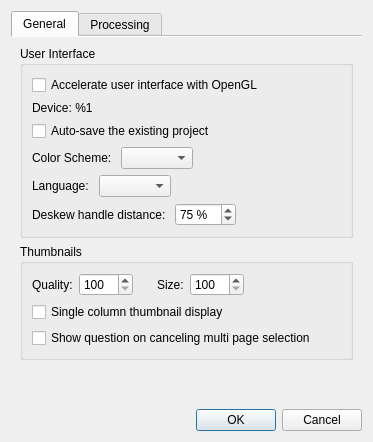
<?xml version="1.0" encoding="UTF-8"?>
<ui version="4.0">
 <class>SettingsDialog</class>
 <widget class="QDialog" name="SettingsDialog">
  <property name="geometry">
   <rect>
    <x>0</x>
    <y>0</y>
    <width>337</width>
    <height>442</height>
   </rect>
  </property>
  <property name="windowTitle">
   <string>Settings</string>
  </property>
  <layout class="QVBoxLayout" name="verticalLayout">
   <item>
    <widget class="QTabWidget" name="tabWidget">
     <property name="currentIndex">
      <number>0</number>
     </property>
     <property name="documentMode">
      <bool>true</bool>
     </property>
     <widget class="QWidget" name="tab">
      <attribute name="title">
       <string>General</string>
      </attribute>
      <layout class="QVBoxLayout" name="verticalLayout_4">
       <item>
        <widget class="QGroupBox" name="groupBox">
         <property name="title">
          <string>User Interface</string>
         </property>
         <layout class="QVBoxLayout" name="verticalLayout_2">
          <item>
           <widget class="QCheckBox" name="enableOpenglCb">
            <property name="text">
             <string>Accelerate user interface with OpenGL</string>
            </property>
           </widget>
          </item>
          <item>
           <widget class="QLabel" name="openglDeviceLabel">
            <property name="text">
             <string>Device: %1</string>
            </property>
           </widget>
          </item>
          <item>
           <widget class="QCheckBox" name="autoSaveProjectCB">
            <property name="text">
             <string>Auto-save the existing project</string>
            </property>
           </widget>
          </item>
          <item>
           <layout class="QHBoxLayout" name="horizontalLayout">
            <item>
             <widget class="QLabel" name="colorSchemeLabel">
              <property name="text">
               <string>Color Scheme: </string>
              </property>
             </widget>
            </item>
            <item>
             <widget class="QComboBox" name="colorSchemeBox"/>
            </item>
            <item>
             <spacer name="horizontalSpacer">
              <property name="orientation">
               <enum>Qt::Horizontal</enum>
              </property>
              <property name="sizeHint" stdset="0">
               <size>
                <width>1</width>
                <height>1</height>
               </size>
              </property>
             </spacer>
            </item>
           </layout>
          </item>
          <item>
           <layout class="QHBoxLayout" name="horizontalLayout_4">
            <item>
             <widget class="QLabel" name="languageLabel">
              <property name="text">
               <string>Language: </string>
              </property>
             </widget>
            </item>
            <item>
             <widget class="QComboBox" name="languageBox"/>
            </item>
            <item>
             <spacer name="horizontalSpacer_4">
              <property name="orientation">
               <enum>Qt::Horizontal</enum>
              </property>
              <property name="sizeHint" stdset="0">
               <size>
                <width>1</width>
                <height>1</height>
               </size>
              </property>
             </spacer>
            </item>
           </layout>
          </item>
          <item>
           <layout class="QHBoxLayout" name="horizontalLayout_deskewHandles">
            <item>
             <widget class="QLabel" name="deskewHandleDistanceLabel">
              <property name="text">
               <string>Deskew handle distance: </string>
              </property>
              <property name="buddy">
               <cstring>deskewHandleDistanceSB</cstring>
              </property>
             </widget>
            </item>
            <item>
             <widget class="QSpinBox" name="deskewHandleDistanceSB">
              <property name="toolTip">
               <string>How far the drag handles for rotation and oblique correction are placed from the image center, in percent of the largest possible distance. Smaller values move them away from the edge of the view, but make the angle react more strongly to the mouse.</string>
              </property>
              <property name="suffix">
               <string> %</string>
              </property>
              <property name="minimum">
               <number>30</number>
              </property>
              <property name="maximum">
               <number>100</number>
              </property>
              <property name="singleStep">
               <number>5</number>
              </property>
              <property name="value">
               <number>75</number>
              </property>
             </widget>
            </item>
            <item>
             <spacer name="horizontalSpacer_deskewHandles">
              <property name="orientation">
               <enum>Qt::Horizontal</enum>
              </property>
              <property name="sizeHint" stdset="0">
               <size>
                <width>1</width>
                <height>1</height>
               </size>
              </property>
             </spacer>
            </item>
           </layout>
          </item>
         </layout>
         <zorder>enableOpenglCb</zorder>
         <zorder>autoSaveProjectCB</zorder>
         <zorder>openglDeviceLabel</zorder>
        </widget>
       </item>
       <item>
        <widget class="QGroupBox" name="thumbnailsParams">
         <property name="title">
          <string>Thumbnails</string>
         </property>
         <layout class="QVBoxLayout" name="verticalLayout_7">
          <item>
           <layout class="QHBoxLayout" name="horizontalLayout_8">
            <item>
             <layout class="QHBoxLayout" name="horizontalLayout_9">
              <item>
               <widget class="QLabel" name="thumbnailQualityLabel">
                <property name="text">
                 <string>Quality:</string>
                </property>
               </widget>
              </item>
              <item>
               <widget class="QSpinBox" name="thumbnailQualitySB">
                <property name="toolTip">
                 <string>The pixel size of the thumbnail image. The default value is 200.</string>
                </property>
                <property name="minimum">
                 <number>100</number>
                </property>
                <property name="maximum">
                 <number>1500</number>
                </property>
                <property name="singleStep">
                 <number>25</number>
                </property>
               </widget>
              </item>
             </layout>
            </item>
            <item>
             <spacer name="horizontalSpacer_7">
              <property name="orientation">
               <enum>Qt::Horizontal</enum>
              </property>
              <property name="sizeType">
               <enum>QSizePolicy::Fixed</enum>
              </property>
              <property name="sizeHint" stdset="0">
               <size>
                <width>18</width>
                <height>1</height>
               </size>
              </property>
             </spacer>
            </item>
            <item>
             <layout class="QHBoxLayout" name="horizontalLayout_10">
              <item>
               <widget class="QLabel" name="thumbnailSizeLabel">
                <property name="text">
                 <string>Size:</string>
                </property>
               </widget>
              </item>
              <item>
               <widget class="QSpinBox" name="thumbnailSizeSB">
                <property name="toolTip">
                 <string>The thumbnail size in the view. The default value is 250.</string>
                </property>
                <property name="minimum">
                 <number>100</number>
                </property>
                <property name="maximum">
                 <number>2000</number>
                </property>
                <property name="singleStep">
                 <number>25</number>
                </property>
               </widget>
              </item>
             </layout>
            </item>
            <item>
             <spacer name="horizontalSpacer_8">
              <property name="orientation">
               <enum>Qt::Horizontal</enum>
              </property>
              <property name="sizeHint" stdset="0">
               <size>
                <width>1</width>
                <height>1</height>
               </size>
              </property>
             </spacer>
            </item>
           </layout>
          </item>
          <item>
           <widget class="QCheckBox" name="singleColumnThumbnailsCB">
            <property name="text">
             <string>Single column thumbnail display</string>
            </property>
           </widget>
          </item>
          <item>
           <widget class="QCheckBox" name="cancelingSelectionQuestionCB">
            <property name="text">
             <string>Show question on canceling multi page selection</string>
            </property>
           </widget>
          </item>
         </layout>
        </widget>
       </item>
       <item>
        <spacer name="verticalSpacer_2">
         <property name="orientation">
          <enum>Qt::Vertical</enum>
         </property>
         <property name="sizeHint" stdset="0">
          <size>
           <width>20</width>
           <height>0</height>
          </size>
         </property>
        </spacer>
       </item>
      </layout>
     </widget>
     <widget class="QWidget" name="tab_2">
      <attribute name="title">
       <string>Processing</string>
      </attribute>
      <layout class="QVBoxLayout" name="verticalLayout_5">
       <item>
        <widget class="QGroupBox" name="groupBox_4">
         <property name="title">
          <string>White on black detection</string>
         </property>
         <layout class="QVBoxLayout" name="verticalLayout_6" stretch="0,0">
          <item>
           <widget class="QCheckBox" name="blackOnWhiteDetectionCB">
            <property name="toolTip">
             <string>Auto detect pages with light content on dark background. The corrections to all the auto algorithms are made for such pages.</string>
            </property>
            <property name="text">
             <string>Auto detect light content on dark background</string>
            </property>
           </widget>
          </item>
          <item>
           <widget class="QCheckBox" name="blackOnWhiteDetectionAtOutputCB">
            <property name="toolTip">
             <string>Whether to use auto detection at the output stage. The wrong result can be changed manually in the output filter options.</string>
            </property>
            <property name="text">
             <string>Use auto detection at the output stage</string>
            </property>
           </widget>
          </item>
         </layout>
        </widget>
       </item>
       <item>
        <widget class="QGroupBox" name="groupBox_3">
         <property name="title">
          <string>Deviation</string>
         </property>
         <layout class="QVBoxLayout" name="verticalLayout_3">
          <item>
           <widget class="QCheckBox" name="highlightDeviationCB">
            <property name="text">
             <string>Highlight the thumbnails of pages with high deviation</string>
            </property>
           </widget>
          </item>
          <item>
           <widget class="QGroupBox" name="deviationParams">
            <property name="title">
             <string>Params</string>
            </property>
            <layout class="QHBoxLayout" name="horizontalLayout_3">
             <item>
              <layout class="QGridLayout" name="gridLayout_2">
               <item row="0" column="0">
                <widget class="QLabel" name="deskewDeviationLabel">
                 <property name="text">
                  <string>Deskew:</string>
                 </property>
                </widget>
               </item>
               <item row="1" column="0">
                <widget class="QLabel" name="selectContentDeviationLabel">
                 <property name="text">
                  <string>Select content:</string>
                 </property>
                </widget>
               </item>
               <item row="1" column="1">
                <widget class="QDoubleSpinBox" name="selectContentDeviationCoefSB">
                 <property name="toolTip">
                  <string>Deviation multiplier: a higher value means lower sensivity.</string>
                 </property>
                 <property name="minimum">
                  <double>0.100000000000000</double>
                 </property>
                 <property name="maximum">
                  <double>9.990000000000000</double>
                 </property>
                 <property name="singleStep">
                  <double>0.050000000000000</double>
                 </property>
                </widget>
               </item>
               <item row="2" column="0">
                <widget class="QLabel" name="marginsDeviationLabel">
                 <property name="text">
                  <string>Margins:</string>
                 </property>
                </widget>
               </item>
               <item row="0" column="1">
                <widget class="QDoubleSpinBox" name="deskewDeviationCoefSB">
                 <property name="toolTip">
                  <string>Deviation multiplier: a higher value means lower sensivity.</string>
                 </property>
                 <property name="minimum">
                  <double>0.100000000000000</double>
                 </property>
                 <property name="maximum">
                  <double>9.990000000000000</double>
                 </property>
                 <property name="singleStep">
                  <double>0.050000000000000</double>
                 </property>
                </widget>
               </item>
               <item row="0" column="2">
                <widget class="QDoubleSpinBox" name="deskewDeviationThresholdSB">
                 <property name="toolTip">
                  <string>The minimum deviation to be highlighted.</string>
                 </property>
                 <property name="decimals">
                  <number>1</number>
                 </property>
                 <property name="maximum">
                  <double>999.000000000000000</double>
                 </property>
                 <property name="singleStep">
                  <double>1.000000000000000</double>
                 </property>
                </widget>
               </item>
               <item row="1" column="2">
                <widget class="QDoubleSpinBox" name="selectContentDeviationThresholdSB">
                 <property name="toolTip">
                  <string>The minimum deviation to be highlighted.</string>
                 </property>
                 <property name="decimals">
                  <number>1</number>
                 </property>
                 <property name="maximum">
                  <double>999.000000000000000</double>
                 </property>
                 <property name="singleStep">
                  <double>1.000000000000000</double>
                 </property>
                </widget>
               </item>
               <item row="2" column="1">
                <widget class="QDoubleSpinBox" name="marginsDeviationCoefSB">
                 <property name="toolTip">
                  <string>Deviation multiplier: a higher value means lower sensivity.</string>
                 </property>
                 <property name="minimum">
                  <double>0.100000000000000</double>
                 </property>
                 <property name="maximum">
                  <double>9.990000000000000</double>
                 </property>
                 <property name="singleStep">
                  <double>0.050000000000000</double>
                 </property>
                </widget>
               </item>
               <item row="2" column="2">
                <widget class="QDoubleSpinBox" name="marginsDeviationThresholdSB">
                 <property name="toolTip">
                  <string>The minimum deviation to be highlighted.</string>
                 </property>
                 <property name="decimals">
                  <number>1</number>
                 </property>
                 <property name="maximum">
                  <double>999.000000000000000</double>
                 </property>
                 <property name="singleStep">
                  <double>1.000000000000000</double>
                 </property>
                </widget>
               </item>
              </layout>
             </item>
             <item>
              <spacer name="horizontalSpacer_3">
               <property name="orientation">
                <enum>Qt::Horizontal</enum>
               </property>
               <property name="sizeHint" stdset="0">
                <size>
                 <width>1</width>
                 <height>1</height>
                </size>
               </property>
              </spacer>
             </item>
            </layout>
           </widget>
          </item>
         </layout>
        </widget>
       </item>
       <item>
        <spacer name="verticalSpacer">
         <property name="orientation">
          <enum>Qt::Vertical</enum>
         </property>
         <property name="sizeHint" stdset="0">
          <size>
           <width>20</width>
           <height>0</height>
          </size>
         </property>
        </spacer>
       </item>
      </layout>
     </widget>
    </widget>
   </item>
   <item>
    <widget class="QDialogButtonBox" name="buttonBox">
     <property name="orientation">
      <enum>Qt::Horizontal</enum>
     </property>
     <property name="standardButtons">
      <set>QDialogButtonBox::Cancel|QDialogButtonBox::Ok</set>
     </property>
    </widget>
   </item>
  </layout>
 </widget>
 <resources/>
 <connections>
  <connection>
   <sender>buttonBox</sender>
   <signal>accepted()</signal>
   <receiver>SettingsDialog</receiver>
   <slot>accept()</slot>
   <hints>
    <hint type="sourcelabel">
     <x>248</x>
     <y>254</y>
    </hint>
    <hint type="destinationlabel">
     <x>157</x>
     <y>274</y>
    </hint>
   </hints>
  </connection>
  <connection>
   <sender>buttonBox</sender>
   <signal>rejected()</signal>
   <receiver>SettingsDialog</receiver>
   <slot>reject()</slot>
   <hints>
    <hint type="sourcelabel">
     <x>316</x>
     <y>260</y>
    </hint>
    <hint type="destinationlabel">
     <x>286</x>
     <y>274</y>
    </hint>
   </hints>
  </connection>
 </connections>
</ui>
